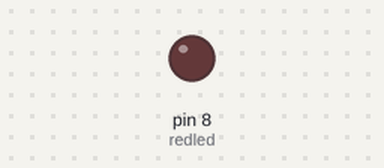
The sketch below on a simulated Arduino Uno, built with avr-gcc and run on an emulated ATmega328P. Parts: output pins drawn as LEDs (lit = HIGH).

Above: at 1.0 s.
At 7.5 s:
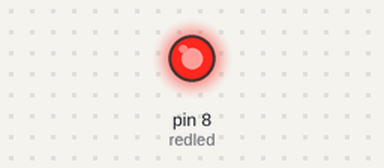
Timing chart, 0 to 7.8 s (numbered marks = the images above):
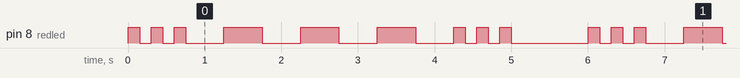

The sketch:

ssos.ino
```cpp
int s=150;
int o=500;
int wait=1000;
int redled=8;

void setup() {
  pinMode(redled, OUTPUT);

}

void loop() {
  digitalWrite(redled, HIGH);
  delay(s);
  digitalWrite(redled, LOW);
  delay(s);
  digitalWrite(redled, HIGH);
  delay(s);
  digitalWrite(redled, LOW);
  delay(s);
  digitalWrite(redled, HIGH);
  delay(s);
  digitalWrite(redled, LOW);
  delay(o);

    digitalWrite(redled, HIGH);
  delay(o);
  digitalWrite(redled, LOW);
  delay(o);
  digitalWrite(redled, HIGH);
  delay(o);
  digitalWrite(redled, LOW);
  delay(o);
  digitalWrite(redled, HIGH);
  delay(o);
  digitalWrite(redled, LOW);
  delay(o);

    digitalWrite(redled, HIGH);
  delay(s);
  digitalWrite(redled, LOW);
  delay(s);
  digitalWrite(redled, HIGH);
  delay(s);
  digitalWrite(redled, LOW);
  delay(s);
  digitalWrite(redled, HIGH);
  delay(s);
  digitalWrite(redled, LOW);
  delay(wait);
}
```

Measured:
- by itself, pin 8 (redled): repeats every 6.0 s: 2 × (LOW 0.15 s, HIGH 0.15 s), 3 × (LOW 0.50 s, HIGH 0.50 s), LOW 0.50 s, 2 × (HIGH 0.15 s, LOW 0.15 s), HIGH 0.15 s, LOW 1.0 s, HIGH 0.15 s
- by itself, everything shown: repeats every 6.0 s, in 18 steps
